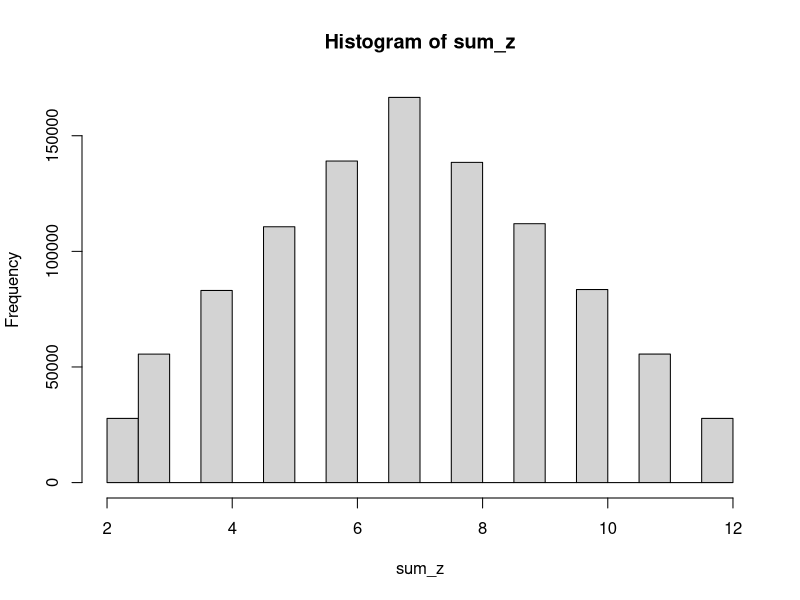
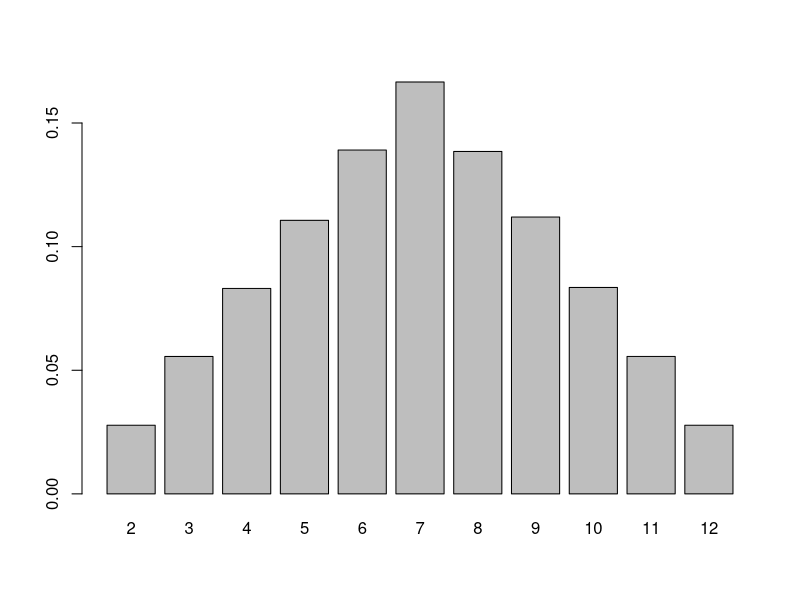

These figures' R source, in order:
## ---- chunk 1
knitr::opts_chunk$set(echo = TRUE)
## ---- chunk 2
(x = rnorm(n=10, 12, 2))
## ---- chunk 3
2^2
## ---- chunk 4
# sd(x)^2
var(x)
## ---- chunk 5
x = rnorm(n=1000000, 12, 2)
var(x)
## ---- chunk 6
y = rep(NA,10)
for(i in 1:10){
  y[i] = 2^i
}
y

2^(1:10)

## ---- chunk 7
y = rep(NA,11)
for(i in 0:10){
  y[i+1] = 2^i # NB! Index i+1 here as indexing starts on 1 in R
}
y

2^(0:10)

## ---- chunk 8
n = 1000000

sum_z = rep(n)
for(i in 1:n){
  z = sample(1:6, 2, replace = TRUE)
  sum_z[i] = sum(z) # z[1] + z[2]
}

tab = table(sum_z)   # Frequency counts
probs = tab/sum(tab) # Proportions 

hist(sum_z)

barplot(probs)

# Theoretical probabilities
# 2: 1+1
1/6*1/6
probs[1]

# 3: 1+2, 2+1
(1/6)^2 + (1/6)^2
probs[2]

# 4: 1+3, 2+2, 3+1
3*(1/6)^2
probs[3]

